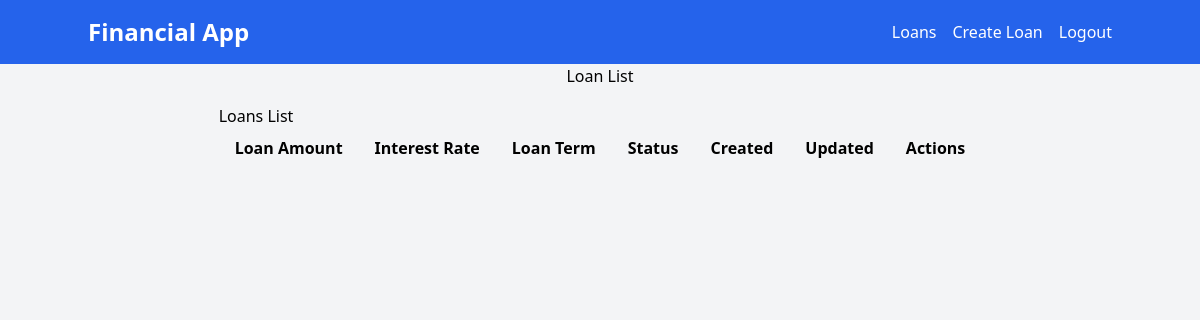
The app's page /loans/ (signed in), older data.
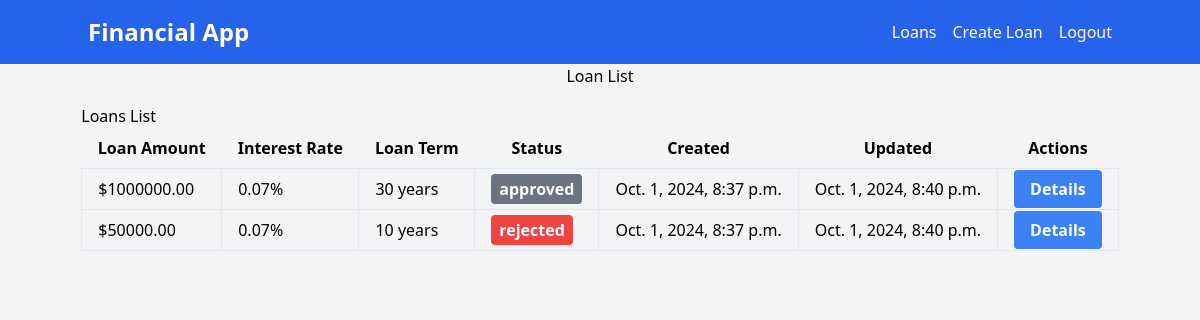
The same page, newer data.
### loans/models.py (models this page shows, shortened)
class Loan(models.Model):
    STATUS_CHOICES = [
        ("pending", "Pending"),
        ("approved", "Approved"),
        ("rejected", "Rejected"),
    ]
    user = models.ForeignKey(settings.AUTH_USER_MODEL, on_delete=models.CASCADE)
    amount = models.DecimalField(max_digits=10, decimal_places=2)
    duration = models.PositiveIntegerField()
    interest_rate = models.DecimalField(max_digits=10, decimal_places=2)
    status = models.CharField(max_length=20, choices=STATUS_CHOICES, default="pending")
    created_at = models.DateTimeField(auto_now_add=True)
    updated_at = models.DateTimeField(auto_now=True)
    approved_at = models.DateTimeField(null=True, blank=True)
    rejected_at = models.DateTimeField(null=True, blank=True)
    approved_by = models.ForeignKey(
        settings.AUTH_USER_MODEL,
        on_delete=models.CASCADE,
        null=True,
        blank=True,
        related_name="approved_by",
    )
    rejected_by = models.ForeignKey(
        settings.AUTH_USER_MODEL,
        on_delete=models.CASCADE,
        null=True,
        blank=True,
        related_name="rejected_by",
    )
    monthly_payment = models.DecimalField(
        max_digits=10, decimal_places=2, null=True, blank=True
    )
    number_of_payments = models.PositiveIntegerField(null=True, blank=True)
    rate_per_period = models.DecimalField(
        max_digits=10, decimal_places=2, null=True, blank=True
    )
    total_interest = models.DecimalField(
        max_digits=10, decimal_places=2, null=True, blank=True
    )
    total_payment = models.DecimalField(
        max_digits=10, decimal_places=2, null=True, blank=True
    )

### loans/views.py (the view)
# urls.py: path("", views.list_loans, name="list"),
@login_required
def list_loans(request):
    if request.user.is_bank_admin_user:
        loans = Loan.objects.all()
    else:
        loans = Loan.objects.filter(user=request.user)
    return render(request, "loans/list.html", {"loans": loans})

### templates/loans/list.html (shortened to what this page needs)
{%extends 'base.html'%} {%block title%}Loan List{%endblock%} {%block content%}
<h1>Loan List</h1>
<section class="mt-4">
  <h2>Loans List</h2>
  <table class="table-auto w-full">
    <thead>
      <tr>
        <th class="px-4 py-2">Loan Amount</th>
        <th class="px-4 py-2">Interest Rate</th>
        <th class="px-4 py-2">Loan Term</th>
        <th class="px-4 py-2">Status</th>
        <th class="px-4 py-2">Created</th>
        <th class="px-4 py-2">Updated</th>
        <th class="px-4 py-2">Actions</th>
      </tr>
    </thead>
    <tbody>
      {% for loan in loans %}
      <tr>
        <td class="border px-4 py-2">${{ loan.amount }}</td>
        <td class="border px-4 py-2">{{ loan.interest_rate }}%</td>
        <td class="border px-4 py-2">{{ loan.duration }} years</td>
        <td class="border px-4 py-2">
          <span
            class="font-bold py-1 px-2 rounded {% if loan.status == 'pending' %} bg-yellow-500 text-white {% elif loan.status == 'accepted' %} bg-green-500 text-white {% elif loan.status == 'rejected' %} bg-red-500 text-white {% else %} bg-gray-500 text-white {% endif %}"
            >{{ loan.status }}</span
          >
        </td>
        <td class="border px-4 py-2">{{ loan.created_at }}</td>
        <td class="border px-4 py-2">{{ loan.updated_at }}</td>
        <td class="border px-4 py-2">
          <a
            href="{% url 'loans:details' loan.id %}"
            class="bg-blue-500 hover:bg-blue-700 text-white font-bold py-2 px-4 rounded"
            >Details</a
          >
        </td>
      </tr>
      {% endfor %}
    </tbody>
  </table>
</section>
{%endblock%}

### templates/base.html (shortened to what this page needs)
<!DOCTYPE html>
<html lang="en">
  <head>
    <link
      href="https://cdn.jsdelivr.net/npm/tailwindcss@2.2.19/dist/tailwind.min.css"
      rel="stylesheet"
    />
  </head>
  <body class="bg-gray-100 min-h-screen flex flex-col">
    <header class="bg-blue-600 text-white p-4">
      <nav class="container mx-auto flex justify-between items-center">
        <a href="/">
          <h1 class="text-2xl font-bold">Financial App</h1>
        </a>
        {% if user.is_authenticated %}
        <ul class="flex space-x-4">
          <li>
            <a href="{% url 'loans:list'%}" class="hover:underline">Loans</a>
          </li>
          <li>
            <a href="{%url 'loans:create'%}" class="hover:underline"
              >Create Loan</a
            >
          </li>
          <li>
            <a href="{%url 'users:logout'%}" class="hover:underline">Logout</a>
          </li>
        </ul>
        {% endif %}
      </nav>
    </header>
    <main class="flex flex-col items-center">
      {% block content %} {% endblock %}
    </main>
  </body>
</html>

Row changes from the older to the newer data that the page shows:
added Loan: amount "1000000.00", interest_rate "0.07", duration "30", status "approved", created_at "Oct. 1, 2024, 8:37 p.m.", updated_at "Oct. 1, 2024, 8:40 p.m."
added Loan: amount "50000.00", interest_rate "0.07", duration "10", status "rejected", created_at "Oct. 1, 2024, 8:37 p.m.", updated_at "Oct. 1, 2024, 8:40 p.m."
